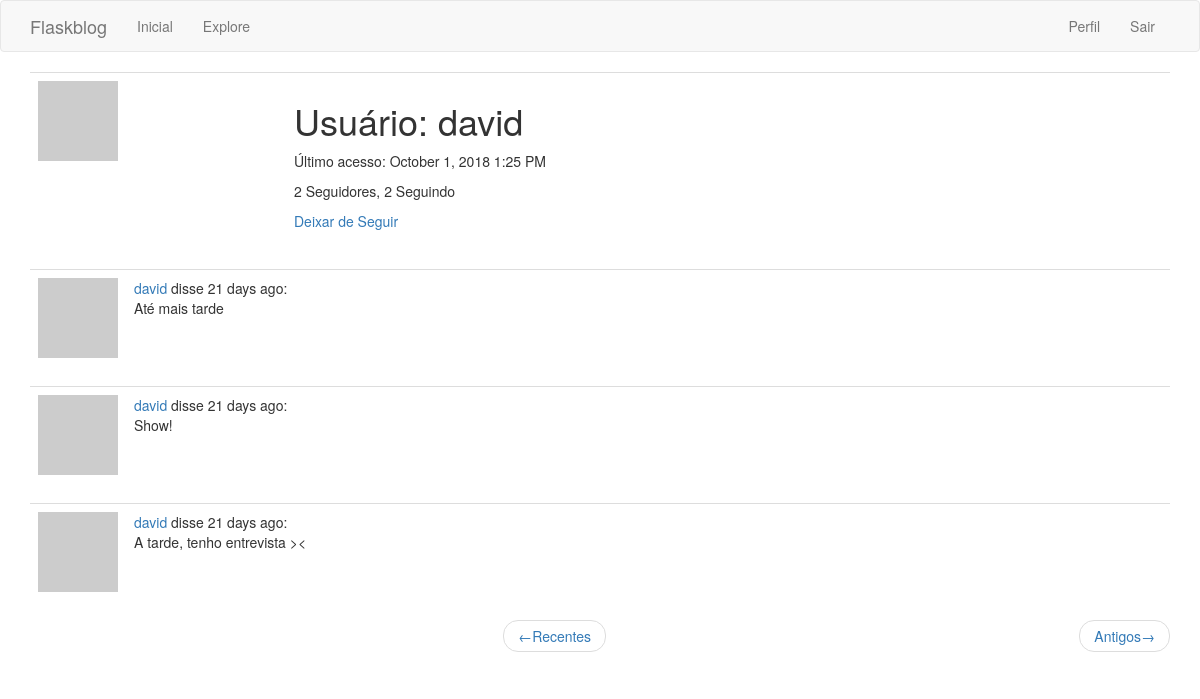
The app's page /user/david (signed in) with its own data.
### app/models.py (models this page shows, shortened)
class User(UserMixin, db.Model):
    id = db.Column(db.Integer, primary_key=True)
    username = db.Column(db.String(64), index=True, unique=True)
    email = db.Column(db.String(120), index=True, unique=True)
    password_hash = db.Column(db.String(128))
    posts = db.relationship('Post', backref='author', lazy='dynamic')
    about_me = db.Column(db.String(140))
    last_seen = db.Column(db.DateTime, default=datetime.utcnow)
    followed = db.relationship(
        'User', secondary=followers,
        primaryjoin=(followers.c.follower_id == id),
        secondaryjoin=(followers.c.followed_id == id),
        backref=db.backref('followers', lazy='dynamic'), lazy='dynamic')
    def avatar(self, size):
        digest = md5(self.email.lower().encode('utf-8')).hexdigest()
        return 'https://www.gravatar.com/avatar/{}?d=identicon&s={}'.format(
            digest, size)
    def is_following(self, user):
        return self.followed.filter(
            followers.c.followed_id == user.id).count() > 0

class Post(db.Model):
    id = db.Column(db.Integer, primary_key=True)
    body = db.Column(db.String(140))
    timestamp = db.Column(db.DateTime, index=True, default=datetime.utcnow)
    user_id = db.Column(db.Integer, db.ForeignKey('user.id'))

### app/routes.py (the view)
@app.route('/user/<username>')
@login_required
def user(username):
    user = User.query.filter_by(username=username).first_or_404()
    page = request.args.get('page', 1, type=int)
    posts = user.posts.order_by(Post.timestamp.desc()).paginate(
        page, app.config['POSTS_PER_PAGE'], False)
    next_url = url_for('user', username=user.username, page=posts.next_num) \
        if posts.has_next else None
    prev_url = url_for('user', username=user.username, page=posts.prev_num) \
        if posts.has_prev else None
    return render_template('user.html', user=user, posts=posts.items,
                            prev_url=prev_url, next_url=next_url)

### app/models.py (called while the page is built)
@login.user_loader
def load_user(id):
    return User.query.get(int(id))

### app/routes.py (called while the page is built)
@app.before_request
def before_request():
    if current_user.is_authenticated:
        current_user.last_seen = datetime.utcnow()
        db.session.commit()

### app/templates/user.html (shortened to what this page needs)
{% extends "base.html" %}
{% block app_content %}
<table class="table table-hover">
	<tr>
		<td width="256px"><img src="{{ user.avatar(256) }}"></td>
		<td>
			<h1>Usuário: {{ user.username }}</h1>
			{% if user.last_seen %}
				<p>Último acesso: {{ moment(user.last_seen).format('LLL') }}</p>
			{% endif %}
			<p>
				{{ user.followers.count() }} Seguidores,
				{{ user.followed.count() }} Seguindo
			</p>
			{% if user == current_user %}
				<p><a href="{{ url_for('edit_profile') }}">Editar perfil</a></p>
			{% elif not current_user.is_following(user) %}
				<p><a href="{{ url_for('follow', username=user.username) }}">Seguir</a></p>
			{% else %}
				<p><a href="{{ url_for('unfollow', username=user.username) }}">Deixar de Seguir</a></p>
			{% endif %}
		</td>
	</tr>
</table>
{% for post in posts %}
	{% include "_post.html" %}
{% endfor %}
<nav aria-label="...">
	<ul class="pager">
		<li class="previous{% if not prev_url %}disabled{% endif %}">
			<a href="{{ prev_url or '#' }}">
				<span aria-hidden="true">&larr;</span>Recentes
			</a>
		</li>
		<li class="next{% if not next_url %}disabled{% endif %}">
			<a href="{{ next_url or '#' }}">
				Antigos<span aria-hidden="true">&rarr;</span>
			</a>
		</li>
	</ul>
</nav>
{% endblock %}

### app/templates/_post.html
<table class="table table-hover">
	<tr>
		<td width="70px">
			<a href="{{ url_for('user', username=post.author.username) }}">
				<img src="{{ post.author.avatar(70) }}" />
			</a>
		</td>
		<td>
			<a href="{{ url_for('user', username=post.author.username) }}">
				{{ post.author.username }}
 			</a>
			disse {{ moment(post.timestamp).fromNow() }}:
			<br>
			{{ post.body }}
		</td>
	</tr>
</table>

### records on screen
User: username "david", last_seen "October 1, 2018 1:25 PM"
Post: author.username "david", timestamp "21 days ago", body "Até mais tarde"
Post: author.username "david", timestamp "21 days ago", body "Show!"
Post: author.username "david", timestamp "21 days ago", body "A tarde, tenho entrevista ><"

### other values on screen
{{ user.followers.count() }} "2"
{{ user.followed.count() }} "2"
